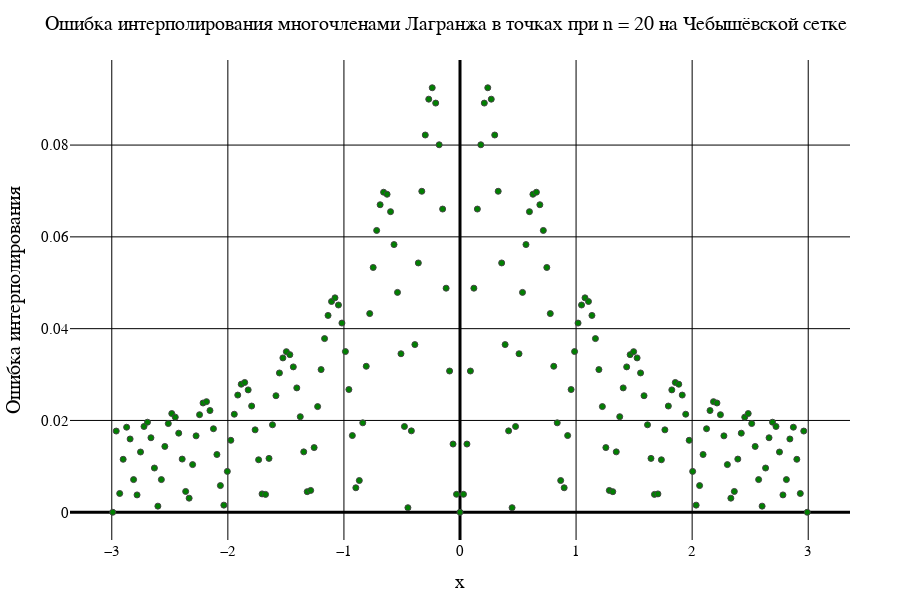

Notebook code cell kept with this figure:
### Code cell
data2[2]

### Figure 1 — Plotly figure (JSON) as saved in the notebook; plotly's stock layout.template omitted (floating-point values rounded to 4 significant figures; data arrays with more than 128 entries replaced by an {"elided": "..."} marker saying what was removed)
{"data": [{"marker": {"color": "green", "line": {"width": 1}, "showline": true}, "mode": "markers", "type": "scatter", "x": {"elided": "201 float values"}, "y": {"elided": "201 float values"}}], "layout": {"coloraxis": {"outlinecolor": "black"}, "font": {"color": "black", "family": "Times New Roman"}, "height": 600, "margin": {"b": 50, "l": 50, "r": 50, "t": 60}, "paper_bgcolor": "white", "plot_bgcolor": "white", "title": {"autosize": false, "font": {"color": "black", "family": "Times New Roman", "size": 20}, "paper_bgcolor": "red", "text": "Ошибка интерполирования многочленами Лагранжа в точках при n = 20 на Чебышёвской сетке"}, "width": 900, "xaxis": {"color": "black", "gridcolor": "black", "gridwidth": 1, "tickfont": {"size": 15}, "title": {"font": {"color": "black", "family": "Times New Roman", "size": 20}, "text": "x"}, "zerolinecolor": "black", "zerolinewidth": 3}, "yaxis": {"exponentformat": "power", "gridcolor": "black", "gridwidth": 1, "tickfont": {"size": 15}, "title": {"font": {"color": "black", "family": "Times New Roman", "size": 20}, "text": "Ошибка интерполирования"}, "zerolinecolor": "black", "zerolinewidth": 3}}}
